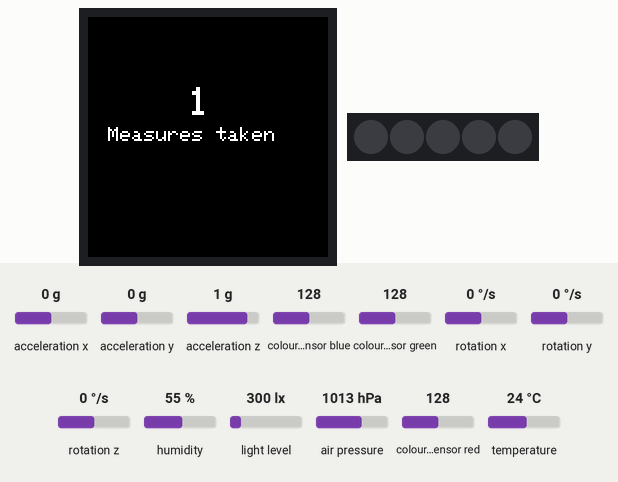
The sketch below on a simulated Arduino MKR. On the bench: 240×240 colour display, 5 RGB LEDs in strip order, left to right. Inputs (shaded band) come from the test bench; at power-on: acceleration x 0 g, acceleration y 0 g, acceleration z 1 g, colour sensor blue 128, colour sensor green 128, rotation x 0 °/s, rotation y 0 °/s, rotation z 0 °/s, humidity 55 %, light level 300 lx, air pressure 1013 hPa, colour sensor red 128, temperature 24 °C. What the sketch prints to the serial monitor is not drawn.

Above: at 1.8 s.
At 6.1 s:
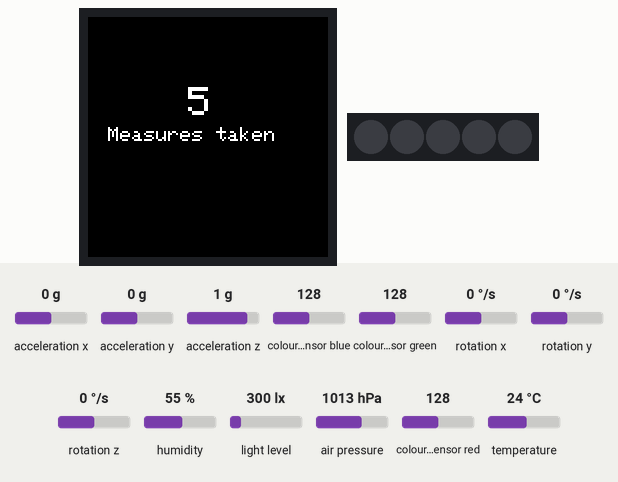
At 10.3 s:
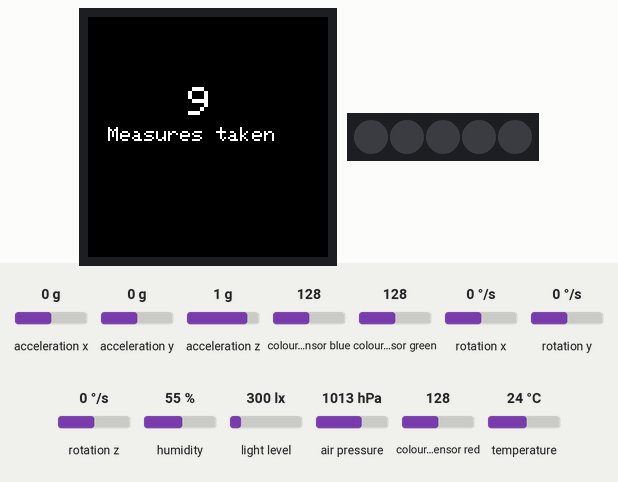
At 19.9 s:
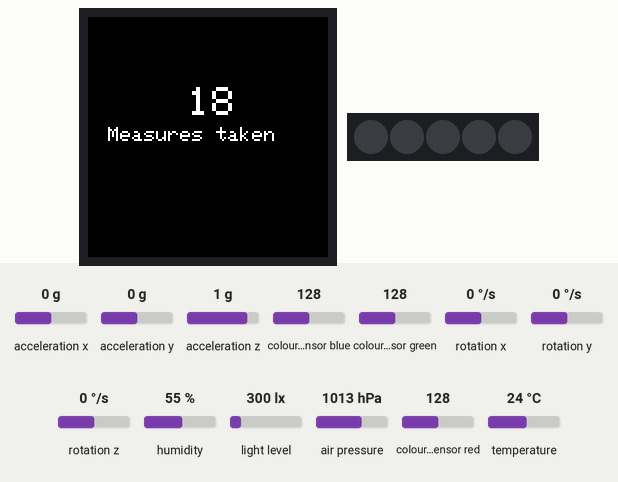
At 29.4 s:
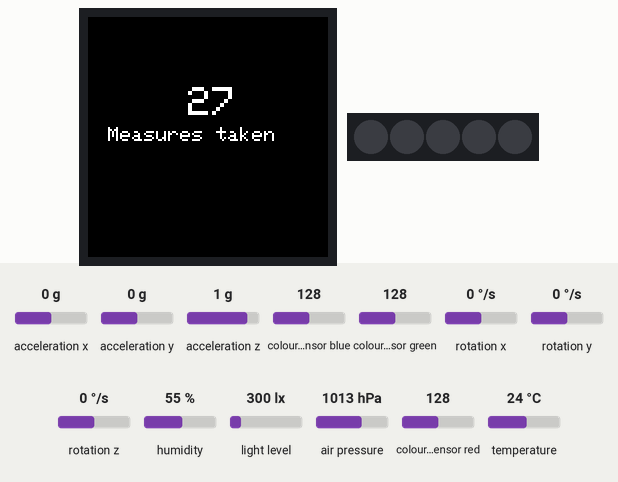
At 39.0 s:
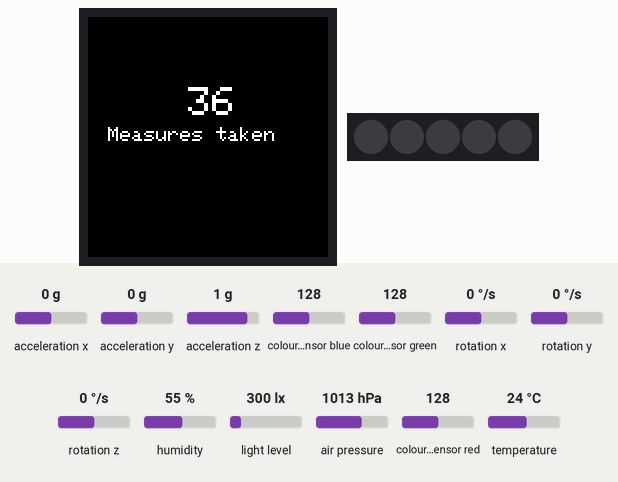

Measured:
- what the display in image 0 shows lasts 1.0 s, from 1.8 s to 2.8 s

The sketch:

StoringOurDataActivity3CoolTerm.ino
```cpp
#include <Arduino_MKRIoTCarrier.h>
MKRIoTCarrier carrier;

// variables
float temperature = 0;
float humidity = 0;
float pressure = 0;
int light = 0;
int none;

// gyroscope
float Gx, Gy, Gz;

//accelerometer
float Ax, Ay, Az;

//track how many measurements have been made
int counter = 0;

void setup() {
  Serial.begin(115200);

  delay(1500);  //Wait to open the Serial monitor to start the program and see details on errors

  //Initialize the MKRIoT carrier and output any errors in the serial monitor
  CARRIER_CASE = true;
  carrier.begin();

  // init the CSV file with headers
  Serial.println("temperature,humidity,pressure,light,Ax,Ay,Az,Gx,Gy,Gz");
}

void loop() {
  // read the sensors values
  temperature = carrier.Env.readTemperature(FAHRENHEIT);
  humidity = carrier.Env.readHumidity();
  pressure = carrier.Pressure.readPressure();

  if (carrier.Light.colorAvailable()) {
    carrier.Light.readColor(none, none, none, light);;
  }

  // read the IMU values
  carrier.IMUmodule.readAcceleration(Ax, Ay, Az);
  carrier.IMUmodule.readGyroscope(Gx, Gy, Gz);

  // print each of the sensor values
  Serial.print(temperature);
  Serial.print(",");

  Serial.print(humidity);
  Serial.print(",");
  Serial.print(pressure);
  Serial.print(",");
  Serial.print(light);
  Serial.print(",");

  Serial.print(Ax);
  Serial.print(",");
  Serial.print(Ay);
  Serial.print(",");
  Serial.print(Az);
  Serial.print(",");

  Serial.print(Gx);
  Serial.print(",");
  Serial.print(Gy);
  Serial.print(",");
  Serial.print(Gz);
  Serial.println(",");

  counter += 1;

  carrier.display.fillScreen(ST77XX_BLACK);
  carrier.display.setTextColor(ST77XX_WHITE);
  carrier.display.setTextSize(4);

  carrier.display.setCursor(100, 70);
  carrier.display.print(counter);
  carrier.display.setCursor(20, 110);
  carrier.display.setTextSize(2);
  carrier.display.print("Measures taken");

  // wait 1 second to print again
  delay(1000);
}
```
